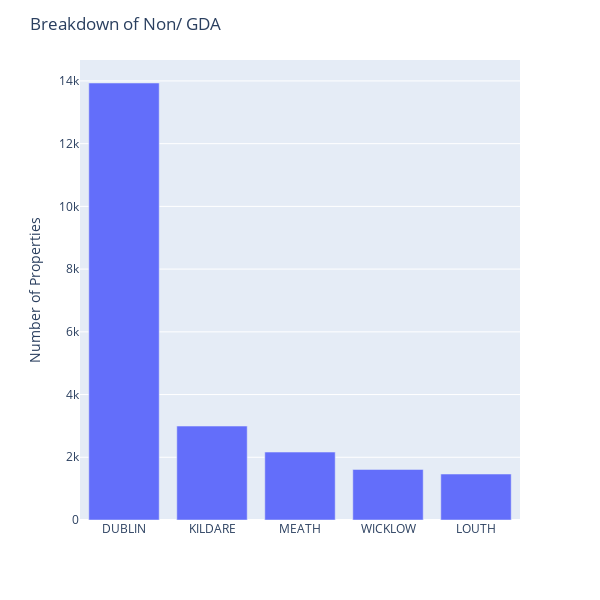

Here is the notebook cell this chart was saved with:
### Markdown cell above
### Data Exploration

### Code cell
# GDA breakdown
ppr_DGA = ppr.groupby(['county']).size().to_frame('count').sort_values(by= 'count', ascending=False)
ppr_DGA = pd.DataFrame(ppr_DGA)
ppr_DGA = ppr_DGA.reset_index(drop=False)
ppr_DGA['% of Non/ GDA'] = ppr_DGA['count'] /ppr_DGA['count'].sum()
print(ppr_DGA)

# GRAP
fig = px.bar(x = ppr_DGA['county'], 
             y =  ppr_DGA["count"])

fig.update_layout(title = "Breakdown of Non/ GDA",
                  yaxis_title = 'Number of Properties', 
                  xaxis_title =  None, 
                  barmode='group')
fig.update_layout(height=600, width=600)
fig.show()

### Figure 1 — Plotly figure (JSON) as saved in the notebook; plotly's stock layout.template omitted (floating-point values rounded to 4 significant figures)
{"data": [{"alignmentgroup": "True", "hovertemplate": "x=%{x}<br>y=%{y}<extra></extra>", "legendgroup": "", "marker": {"color": "#636efa", "pattern": {"shape": ""}}, "name": "", "offsetgroup": "", "orientation": "v", "showlegend": false, "textposition": "auto", "type": "bar", "x": ["DUBLIN", "KILDARE", "MEATH", "WICKLOW", "LOUTH"], "xaxis": "x", "y": [13934, 2995, 2166, 1612, 1466], "yaxis": "y"}], "layout": {"barmode": "group", "height": 600, "legend": {"tracegroupgap": 0}, "margin": {"t": 60}, "title": {"text": "Breakdown of Non/ GDA"}, "width": 600, "xaxis": {"anchor": "y", "domain": [0, 1], "title": {}}, "yaxis": {"anchor": "x", "domain": [0, 1], "title": {"text": "Number of Properties"}}}}
